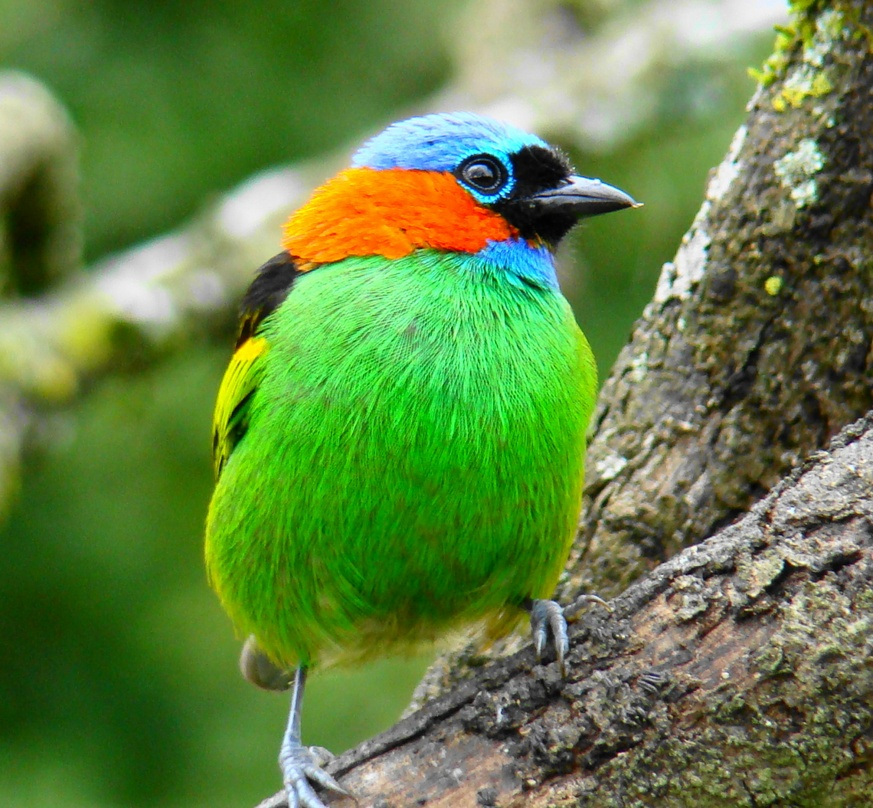
#> input picture Python Projects/bird.jpg, 873 x 808 px, shrunk from 1600 x 1480 before the run
$ jupyter execute 'Histogram&Equalization.ipynb'
#> lines starting #> are read from the running program, lines starting #| are printed output that depends on the picture
[cell 1]
from PIL import Image
import numpy as np
import matplotlib.pyplot as plt

[cell 2]
image = Image.open('./bird.jpg').convert('L')
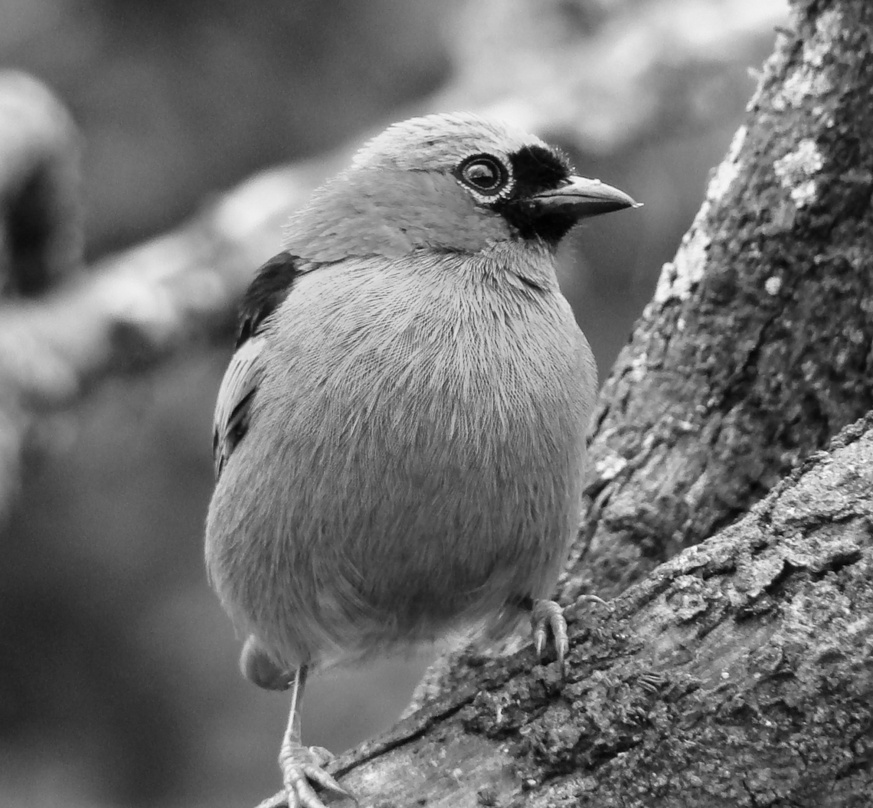
#> image: PIL image 873x808 L; min 1, max 251, mean 112.6
pixels = np.array(image).flatten()

[cell 3]
fig,ax = plt.subplots(1,3,figsize=(16,4))

ax[0].hist(x=pixels,bins=256)
ax[0].set_title('Original Image Histogram')
ax[0].set_xlabel('Value')
ax[0].set_ylabel('Count')

y,x = np.histogram(pixels,256)
#> y = 256 values, max 7747 at index 88, min 0 at index 42, mean 2755.4; x = 257 values from 1 to 251
x = (x[1:]+x[:-1])/2
#> x = 256 values from 1.49 to 250.5
y_cumulative = np.zeros(len(y));
#> y_cumulative = 256 values from 0 to 0
for i in range(len(y_cumulative)):
    y_cumulative[i] = sum(y[:i+1])
#> after the loop, y_cumulative = 256 values from 6 to 705384

ax[1].plot(x,y_cumulative)
ax[1].set_title('Cumulative Image Histogram')
ax[1].set_xlabel('Value')
ax[1].set_ylabel('Count')

number_of_pixels = len(pixels) / 256
#> number_of_pixels = 2755.4
indexes = np.zeros(256)
y_equalized = np.zeros(256)

for j in range(256):
    indexes[j] = np.max([0, np.round(y_cumulative[j]/number_of_pixels)-1])
#> after the loop, indexes = 256 values from 0 to 255

for j in range(256):
    y_equalized[int(indexes[j])] += y[j]
#> after the loop, y_equalized = 256 values, max 7747 at index 88, min 0 at index 17, mean 2755.4

ax[2].bar(x,y_equalized,width=1.2)
ax[2].axhline(y=number_of_pixels, color='r', linestyle='--', linewidth=2)
ax[2].set_title('Equalized Image Histogram')
ax[2].set_xlabel('Value')
ax[2].set_ylabel('Count')

plt.show()
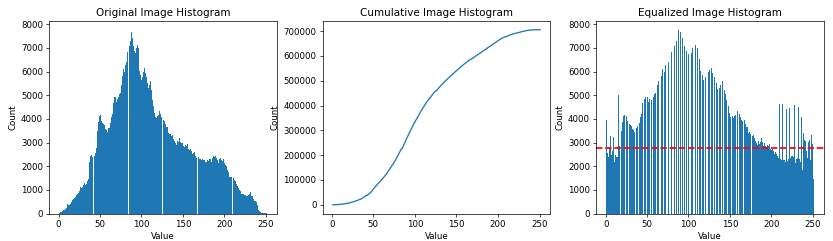
#> figure drawn by matplotlib, 3 panels; panel 1: tallest bar 7747 high, from x = 86.94 to 87.91; panel 2: curve peaks at x = 250.5, y = 705384; panel 3: tallest bar 7747 high, from x = 86.83 to 88.03

[cell 4]
pixels_equalized = np.zeros(len(pixels))

for i in range(pixels_equalized.size):
    pixels_equalized[i] = int(indexes[pixels[i]])

width, height = image.size
#> width = 873; height = 808
reshaped_array = pixels_equalized.reshape((height, width))
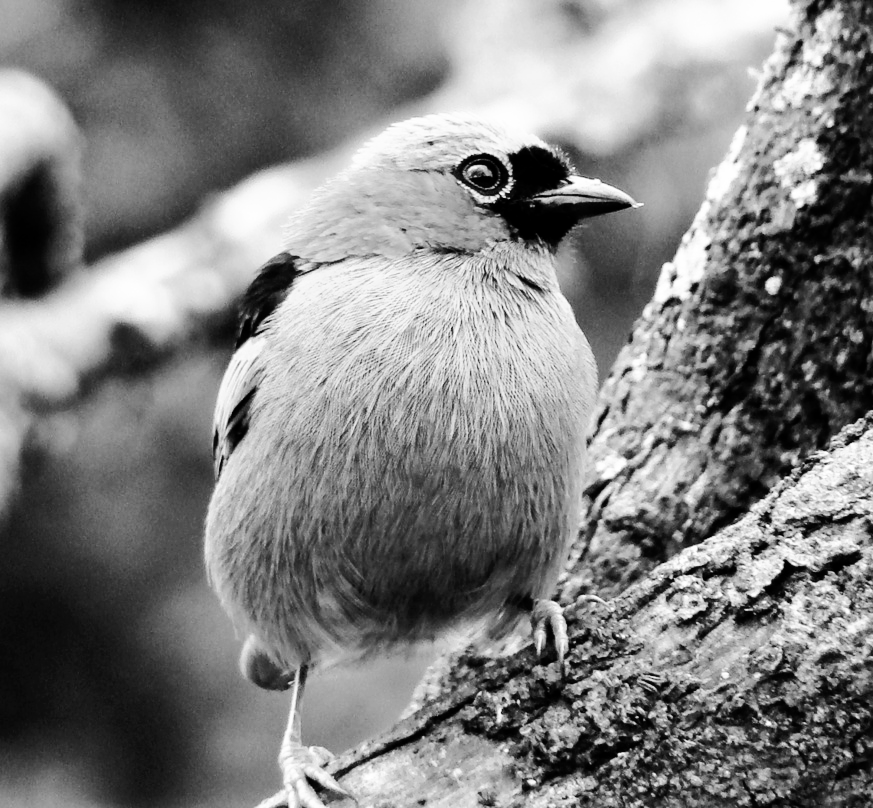
#> reshaped_array: shape (808, 873) float64; min 0, max 255, mean 126.3
new_image = Image.fromarray(reshaped_array.astype('uint8'))

fig,ax = plt.subplots(1,2,figsize=(16,16))

image.save('./bird_grayscale.jpg')
ax[0].imshow(image, cmap='gray')
ax[0].set_title('Original Grayscale')
ax[0].axis('off')

new_image.save('./bird_equalized.jpg')
ax[1].set_title('Equalized Grayscale')
ax[1].imshow(new_image, cmap='gray')
ax[1].axis('off')

plt.show()
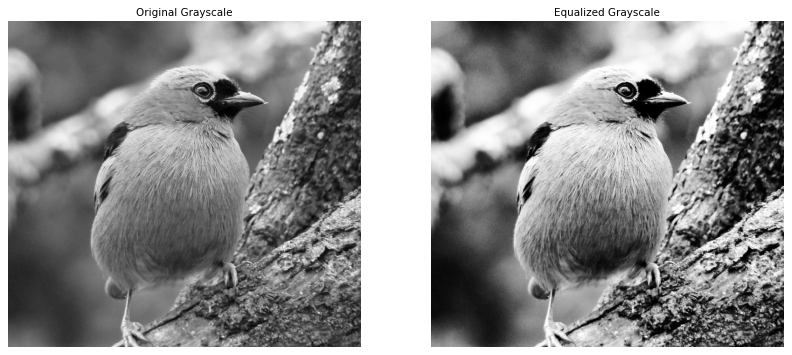
#> figure drawn by matplotlib, 2 panels
